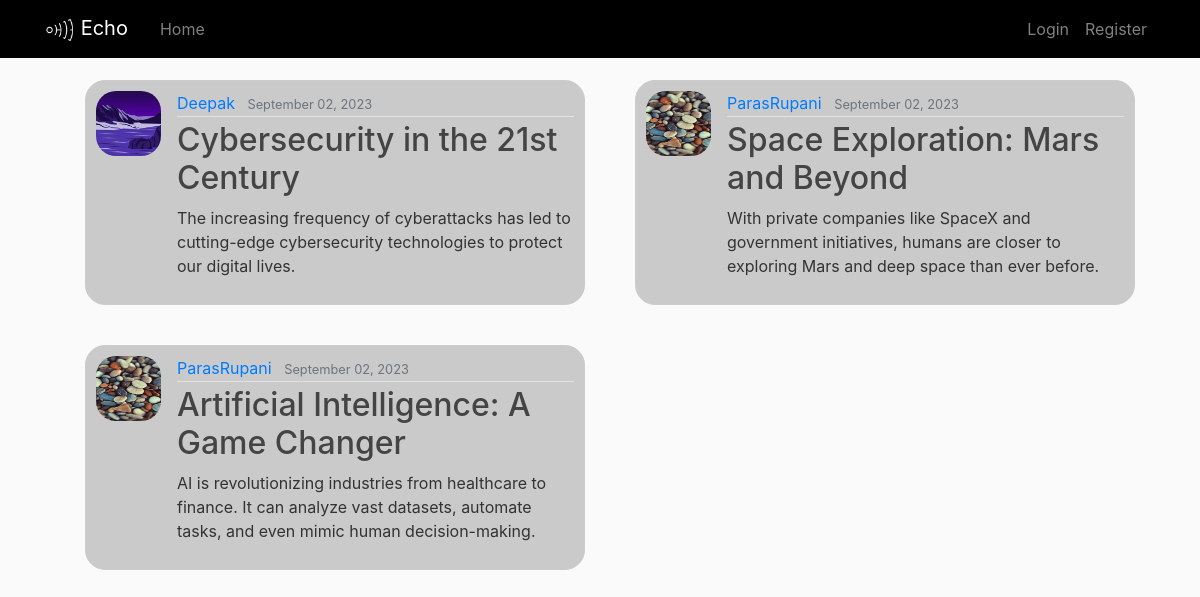
The page / on the database its author committed.
### blogapp/models.py (models this page shows, shortened)
class Post(models.Model):
    title=models.CharField(max_length=100)
    content=models.TextField()
    date_posted=models.DateTimeField(default=timezone.now)
    author=models.ForeignKey(User, on_delete=models.CASCADE)

### users/models.py (models this page shows, shortened)
class Profile(models.Model):
    user=models.OneToOneField(User, on_delete=models.CASCADE)
    image=models.ImageField(default="default.jpg", upload_to='profile_pics')

### blogapp/views.py (the view)
# urls.py: path('', PostListView.as_view(), name='blog-home'),
class PostListView(ListView):
    model = Post
    template_name='blogapp/home.html'
    context_object_name='posts'
    ordering=['-date_posted']
    paginate_by=5

### blogapp/templates/blogapp/home.html (shortened to what this page needs)
{% extends "blogapp/base.html" %}
{% block content %}
<div class="centered-content" >
    <div class="post-grid">
        {% for post in posts %}
            <article class="media content-section" style="background-color: rgb(202, 202, 202); border-radius: 20px;">
                <img class="article-img" style="border-radius: 20px;" src="{{ post.author.profile.image.url }}">
                <div class="media-body" >
                    <div class="article-metadata" >
                        <a class="mr-2" href="{% url 'user-posts' post.author.username %}">{{ post.author }}</a>
                        <small class="text-muted">{{ post.date_posted|date:"F d, Y" }}</small>
                    </div>
                    <h2><a class="article-title" href="{% url 'post-detail' post.id %}">{{ post.title }}</a></h2>
                    <p class="article-content">{{ post.content |truncatewords:25}}</p>
                </div>
            </article>
        {% endfor %}
    </div>
{% endblock content %}

### blogapp/templates/blogapp/base.html (shortened to what this page needs)
{% load static %}
<!DOCTYPE html>
<html>
  <head>
      <link rel="stylesheet" href="https://cdn.jsdelivr.net/npm/bootstrap@4.4.1/dist/css/bootstrap.min.css">
      <link rel="stylesheet" type="text/css" href="{% static 'main.css'%}">
    </head>
    <body>
        <header class="site-header">
            <nav class="navbar navbar-expand-md navbar-dark bg-steel fixed-top">
              <div class="container">
                <a class="navbar-brand mr-4" href="{% url 'blog-home' %}">
                  <img src="{% static 'Echo.png' %}" alt="Echo " style="height: 30px; width: 30px; color: white;">
                  Echo
                </a>
                <div class="collapse navbar-collapse" id="navbarToggle">
                  <div class="navbar-nav mr-auto">
                    <a class="nav-item nav-link" href="{% url 'blog-home' %}">Home</a>
                  </div>
                  <div class="navbar-nav">
                    {% if user.is_authenticated %}
                      <a class="nav-item nav-link" href="{% url 'post-create' %}">New Post</a>
                      <a class="nav-item nav-link" href="{% url 'profile' %}">Profile</a>
                      <a class="nav-item nav-link" href="{% url 'logout' %}">Logout</a>
                    {% else %}
                      <a class="nav-item nav-link" href="{% url 'login' %}">Login</a>
                      <a class="nav-item nav-link" href="{% url 'register' %}">Register</a>
                    {% endif %}
                  </div>
                </div>
              </div>
            </nav>
          </header>
          <main role="main" class="container">
            <div class="row">
              <div class="col-md-8">
                {% block content %}{% endblock %}
              </div>
            </div>
        </main>
    </body>
</html>

### blogapp/static/main.css (style rules this page uses)
body { background: #fafafa; color: #333333; margin-top: 5rem; }
h1, h2, h3, h4, h5, h6 { color: #444444; }
.bg-steel { background-color: black; }
.content-section { background: #ffffff; padding: 10px 20px; border: 1px solid #dddddd; border-radius: 3px; margin-bottom: 20px; }
.article-title { color: #444444; }
.article-content { white-space: pre-line; }
.article-img { height: 65px; width: 65px; margin-right: 16px; }
.article-metadata { padding-bottom: 1px; margin-bottom: 4px; border-bottom: 1px solid #e3e3e3 }

### blogapp/templates/blogapp/home.html (style rules this page uses)
.centered-content { display: flex; justify-content: center; align-items: center; margin-left:400px; }
.post-grid { display: grid; grid-template-columns: repeat(auto-fill, minmax(500px, 1fr)); gap: 20px; column-gap: 50px; max-width: 1200px; }
.media.content-section { border: 1px solid #ccc; padding: 10px; }

### rows shown on the page
Post: author.profile.image (picture), author "Deepak", date_posted "September 02, 2023", title "Cybersecurity in the 21st Century", content "The increasing frequency of cyberattacks has led to cutting-edge cybersecurity technologies to protect our digital lives."
Post: author.profile.image (placeholder picture), author "ParasRupani", date_posted "September 02, 2023", title "Space Exploration: Mars and Beyond", content "With private companies like SpaceX and government initiatives, humans are closer to exploring Mars and deep space than ever before."
Post: author.profile.image (placeholder picture), author "ParasRupani", date_posted "September 02, 2023", title "Artificial Intelligence: A Game Changer", content "AI is revolutionizing industries from healthcare to finance. It can analyze vast datasets, automate tasks, and even mimic human decision-making."
